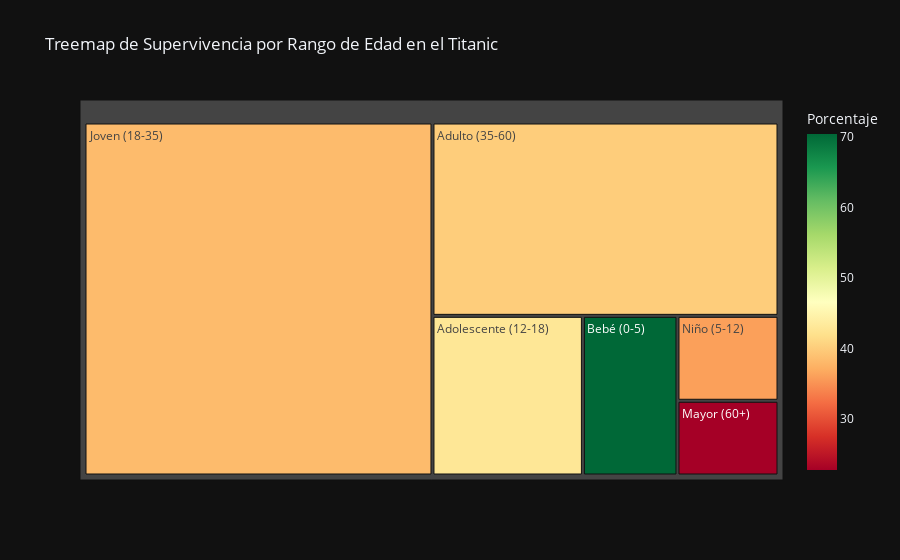

Notebook source saved alongside this figure:
### Code cell
fig = px.treemap(
    supervivientes_por_edad,
    path=['Rango_Edad'],  # Agrupamos por rango de edad
    values='Total',       # Tamaño de los rectángulos basado en el total de pasajeros
    color='Porcentaje',   # Color basado en el porcentaje de supervivencia
    hover_data=['Supervivientes', 'Porcentaje'],  # Información adicional al pasar el cursor
    title='Treemap de Supervivencia por Rango de Edad en el Titanic',
    color_continuous_scale='RdYlGn' , # Escala de colores: rojo (bajo) a verde (alto)
    template='plotly_dark'  # Estilo oscuro
)

# Mostramos el gráfico
fig.show()

### Figure 1 — Plotly figure (JSON) as saved in the notebook; plotly's stock layout.template omitted (floating-point values rounded to 4 significant figures)
{"data": [{"branchvalues": "total", "customdata": [["31", 70.45], ["9", 36], ["30", 42.86], ["137", 38.27], ["78", 40], ["5", 22.73]], "domain": {"x": [0, 1], "y": [0, 1]}, "hovertemplate": "labels=%{label}<br>Total=%{value}<br>parent=%{parent}<br>id=%{id}<br>Supervivientes=%{customdata[0]}<br>Porcentaje=%{color}<extra></extra>", "ids": ["Bebé (0-5)", "Niño (5-12)", "Adolescente (12-18)", "Joven (18-35)", "Adulto (35-60)", "Mayor (60+)"], "labels": ["Bebé (0-5)", "Niño (5-12)", "Adolescente (12-18)", "Joven (18-35)", "Adulto (35-60)", "Mayor (60+)"], "marker": {"coloraxis": "coloraxis", "colors": [70.45, 36.0, 42.86, 38.27, 40.0, 22.73]}, "name": "", "parents": ["", "", "", "", "", ""], "type": "treemap", "values": [44.0, 25.0, 70.0, 358.0, 195.0, 22.0]}], "layout": {"coloraxis": {"colorbar": {"title": {"text": "Porcentaje"}}, "colorscale": [[0, "rgb(165,0,38)"], [0.1, "rgb(215,48,39)"], [0.2, "rgb(244,109,67)"], [0.3, "rgb(253,174,97)"], [0.4, "rgb(254,224,139)"], [0.5, "rgb(255,255,191)"], [0.6, "rgb(217,239,139)"], [0.7, "rgb(166,217,106)"], [0.8, "rgb(102,189,99)"], [0.9, "rgb(26,152,80)"], [1, "rgb(0,104,55)"]]}, "legend": {"tracegroupgap": 0}, "title": {"text": "Treemap de Supervivencia por Rango de Edad en el Titanic"}}}
